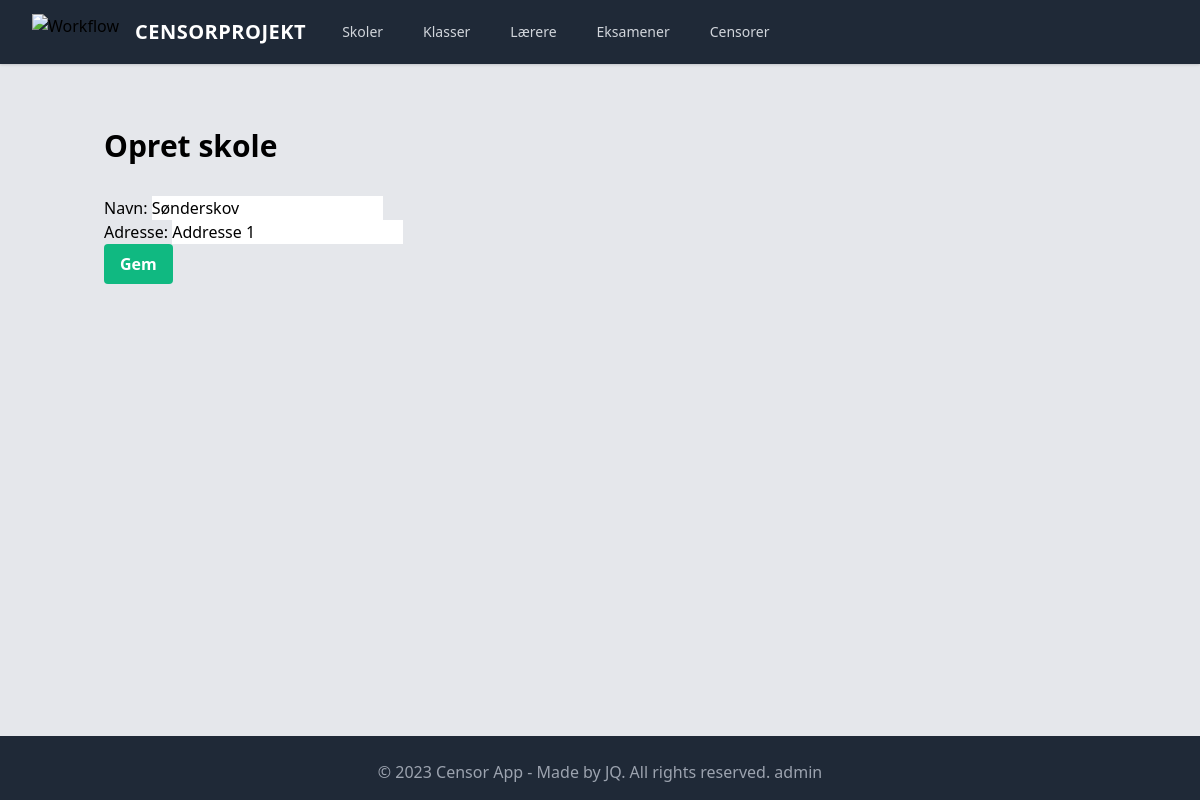
/skole/1/update/, run on an earlier commit of the app's database.
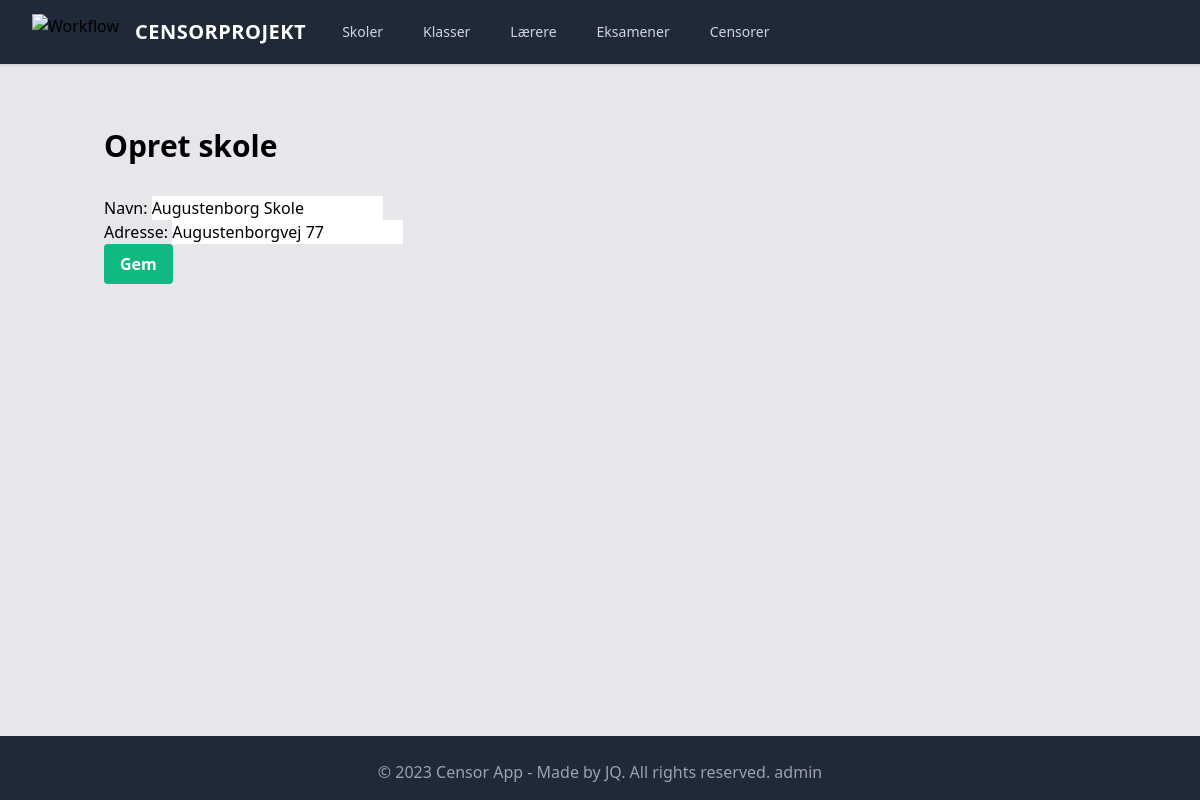
And on a later commit of the database.
### censor_app/models.py (models this page shows, shortened)
class Skole(models.Model):
    navn = models.CharField(max_length=200)
    adresse = models.CharField(max_length=200)
    class Meta:
        verbose_name_plural = "Skoler"

### censor_app/views.py (the view)
# urls.py: path("skole/<int:pk>/update/", SkoleUpdate.as_view(), name="skole_update"),
class SkoleUpdate(UpdateView):
    model = Skole
    fields = "__all__"
    template_name_suffix = "_form"

### templates/censor_app/skole_form.html
{% extends 'censor_app/base.html' %} {% block content %}
<h1 class="text-3xl font-bold mb-8">Opret skole</h1>
<form method="post">
  {% csrf_token %} {{ form.as_p }}
  <button
    type="submit"
    class="bg-green-500 hover:bg-green-700 text-white font-bold py-2 px-4 rounded"
  >
    Gem
  </button>
</form>
{% endblock %}

What changed in the data, as far as the page shows it:
changed Skole: navn "Sønderskov" → "Augustenborg Skole"; adresse "Addresse 1" → "Augustenborgvej 77"
